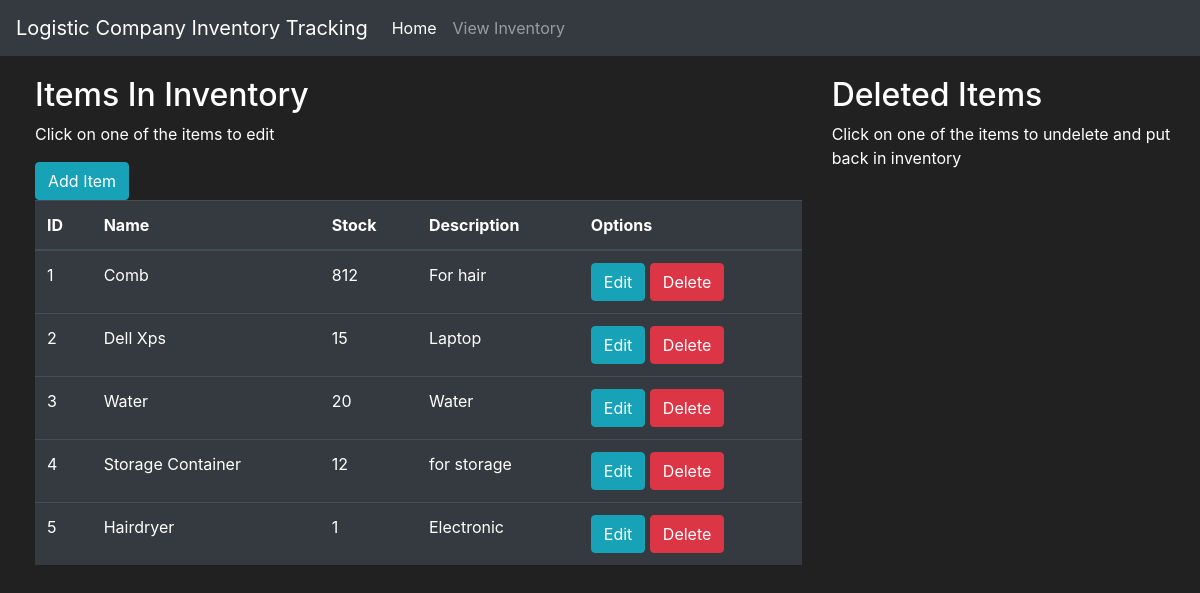
Page /inventory on the committed database.
### inventory/models.py (models this page shows, shortened)
class Item(db.Model):
    id = db.Column(db.Integer(),primary_key=True)
    name = db.Column(db.String(length=30), nullable=False, unique=True)
    stock = db.Column(db.Integer(), default=1)
    description = db.Column(db.String(length=1024), default = None)
    isDeleted = db.Column(db.Boolean, default=False, nullable=False)
    delete_comment = db.Column(db.String(length=100))

### inventory/routes.py (the view, shortened to what this page needs)
@app.route("/inventory", methods = ['GET', 'POST'])
def view_inventory():
    delete_form = DeleteItemForm()
    edit_form = EditForm()
    undelete_form = UnDeleteItemForm()
    if request.method =="GET":
        items = Item.query.filter_by(isDeleted=False)
        d_items = Item.query.filter_by(isDeleted=True)
        return render_template('inventory.html', items=items, delete_form=delete_form,d_items = d_items, undelete_form = undelete_form, edit_form = edit_form)

### inventory/templates/inventory.html (shortened to what this page needs)
{% extends 'base.html'%}
{% block content%}
<div class="row" style="margin-top:20px; margin-left:20px">
    <div class="col-8">
        <h2>Items In Inventory</h2>
        <p>Click on one of the items to edit</p>
        <a class="btn btn-outline btn-info" href="{{url_for('add_item')}}">Add Item</a>
        <br>
        <table class="table table-hover table-dark">
            <thead>
                <tr>
                    <th scope="col">ID</th>
                    <th scope="col">Name</th>
                    <th scope="col">Stock</th>
                    <th scope = "col">Description</th>
                    <th scope = "col">Options</th>
                </tr>
            </thead>
            <tbody>
                    {% for item in items%}
                    <tr>
                        <td>{{item.id}}</td>
                        <td>{{item.name}}</td>
                        <td>{{item.stock}}</td>
                        <td>{{item.description}}</td>
                        <td>
                            <button class="btn btn-outline btn-info" data-toggle="modal" data-target = "#Modal-MoreInfo-{{ item.id }}">Edit</button>
                            <button class="btn btn-outline btn-danger" data-toggle ="modal" data-target ="#Modal-DeleteConfirm-{{ item.id }}">Delete</button>
                        </td>
                    </tr>
                    {% endfor%}
            </tbody>
        </table>
    </div>
    <div class="col-4">
        <h2>Deleted Items</h2>
        <p>Click on one of the items to undelete and put back in inventory</p>
        <br>
    </div>
</div>
{% endblock %}

### inventory/templates/base.html (shortened to what this page needs)
<!doctype html>
<html lang="en">
   <head>
      <link rel="stylesheet" href="https://cdn.jsdelivr.net/npm/bootstrap@4.5.3/dist/css/bootstrap.min.css">
   </head>
   <body>
      <nav class="navbar navbar-expand-md navbar-dark bg-dark">
         <a class="navbar-brand" href="#">Logistic Company Inventory Tracking</a>
         <div class="collapse navbar-collapse" id="navbarNav">
             <ul class="navbar-nav mr-auto">
                 <li class="nav-item active">
                     <a class="nav-link" href="{{url_for('home_page')}}">Home <span class="sr-only">(current)</span></a>
                 </li>
                 <li class="nav-item">
                     <a class="nav-link" href="{{url_for('view_inventory')}}">View Inventory</a>
                 </li>
             </ul>
         </div>
       </nav>
         {% block content%}
         {% endblock %}
   </body>
</html>

### inventory/templates/base.html (style rules this page uses)
body { background-color: #212121; color: white }

### rows in the picture
Item: id "1", name "Comb", stock "812", description "For hair"
Item: id "2", name "Dell Xps", stock "15", description "Laptop"
Item: id "3", name "Water", stock "20", description "Water"
Item: id "4", name "Storage Container", stock "12", description "for storage"
Item: id "5", name "Hairdryer", stock "1", description "Electronic"
